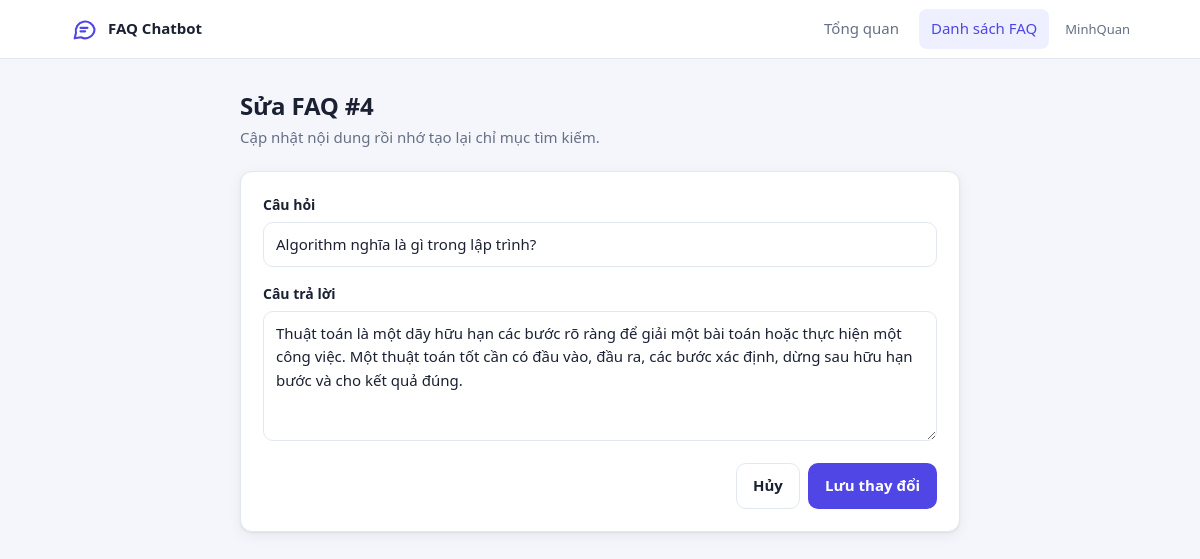
The page /view_faq/edit/4 (signed in) on the database its author committed.
### models.py (models this page shows, shortened)
class User(UserMixin, db.Model):
    __tablename__ = "User"
    id: Mapped[int] = mapped_column(primary_key=True)
    username: Mapped[str] = mapped_column( unique=True)
    password: Mapped[str] = mapped_column()

class Faq_User ( db.Model):
    __tablename__ = "Faq_User"
    id: Mapped[int] = mapped_column(primary_key=True)
    ask: Mapped[str] = mapped_column()
    answer: Mapped[str] = mapped_column()

### routes/routes.py (the view, shortened to what this page needs)
    @app.route("/view_faq/edit/<int:id>", methods =["GET", "POST"])
    @login_required
    def edit(id):
        faq = db.session.get(Faq_User, id)
        if faq is None:
            return jsonify({"error": "FAQ not found"}), 404
        return render_template("editFaq.html", faq=faq)

### app.py (called while the page is built)
@login_manager.user_loader
def load_user(user_id):
	from models import User
	return db.session.get(User, int(user_id))

### templates/editFaq.html (shortened to what this page needs)
{% extends "base.html" %}
{% block body %}
<main class="container" style="max-width:760px">
  <div class="page-head">
    <div><h1>Sửa FAQ #{{ faq.id }}</h1><p>Cập nhật nội dung rồi nhớ tạo lại chỉ mục tìm kiếm.</p></div>
  </div>
  <section class="card">
    <form action="{{ url_for('edit', id=faq.id) }}" method="POST" data-loading="Đang lưu...">
      <div class="field"><label for="q">Câu hỏi</label>
        <input id="q" name="question" type="text" value="{{ faq.ask }}" required></div>
      <div class="field"><label for="a">Câu trả lời</label>
        <textarea id="a" name="answer" required>{{ faq.answer }}</textarea></div>
      <div class="row" style="justify-content:flex-end">
        <a class="btn ghost" href="{{ url_for('view_faq') }}">Hủy</a>
        <button class="btn" type="submit">Lưu thay đổi</button>
      </div>
    </form>
  </section>
</main>
{% endblock %}

### templates/base.html (shortened to what this page needs)
<!DOCTYPE html>
<html lang="vi">
<head>
  <link rel="stylesheet" href="{{ url_for('static', filename='css/style.css') }}">
</head>
<body>
{% if current_user.is_authenticated %}
<header class="nav"><div class="nav-in">
  <a class="brand" href="{{ url_for('index') }}">
    <svg viewBox="0 0 24 24" fill="none" stroke="currentColor" stroke-width="1.8" stroke-linecap="round" stroke-linejoin="round"><path d="M21 12a8 8 0 0 1-11.6 7.1L4 20l1.1-4.6A8 8 0 1 1 21 12z"/><path d="M9 11h6M9 14h4"/></svg>
    FAQ Chatbot
  </a>
  <a class="link {{ 'on' if request.endpoint == 'index' }}" href="{{ url_for('index') }}">Tổng quan</a>
  <a class="link {{ 'on' if request.endpoint in ('view_faq','edit') }}" href="{{ url_for('view_faq') }}">Danh sách FAQ</a>
  <span class="user">{{ current_user.username }}</span>
</div></header>
{% endif %}
{% block body %}{% endblock %}
</body>
</html>

### static/css/style.css (style rules this page uses)
:root { --bg:#f4f6fb;--card:#fff;--text:#1b2133;--muted:#667085;--border:#e3e7ef;--primary:#4f46e5;--primary-h:#4338ca;--soft:#eef0ff;--danger:#dc2626;--ok:#16a34a;--shadow:0 1px 2px rgba(16,24,40,.06),0 4px 14px rgba(16,24,40,.06);--r:12px }
* { box-sizing:border-box }
html { -webkit-text-size-adjust:100% }
body { margin:0;background:var(--bg);color:var(--text);font:15px/1.55 system-ui,-apple-system,"Segoe UI",Roboto,"Helvetica Neue",Arial,sans-serif }
a { color:var(--primary);text-decoration:none }
.nav { position:sticky;top:0;z-index:10;background:var(--card);border-bottom:1px solid var(--border) }
.nav-in { max-width:1100px;margin:auto;padding:0 20px;height:58px;display:flex;align-items:center;gap:8px }
.brand { display:flex;align-items:center;gap:10px;font-weight:700;color:var(--text);margin-right:auto }
.brand svg { width:28px;height:28px;color:var(--primary) }
.nav a.link { padding:8px 12px;border-radius:8px;color:var(--muted);font-weight:500 }
.nav a.link.on { background:var(--soft);color:var(--primary) }
.user { font-size:13px;color:var(--muted);padding-left:8px }
.container { max-width:1100px;margin:auto;padding:28px 20px 48px }
.page-head { display:flex;flex-wrap:wrap;gap:12px;align-items:center;justify-content:space-between;margin-bottom:22px }
.page-head h1 { margin:0;font-size:24px;letter-spacing:-.2px }
.page-head p { margin:2px 0 0;color:var(--muted) }
.card { background:var(--card);border:1px solid var(--border);border-radius:var(--r);box-shadow:var(--shadow);padding:22px }
.field { margin-bottom:16px }
.field label { display:block;font-weight:600;font-size:14px;margin-bottom:6px }
input,textarea { width:100%;font:inherit;color:var(--text);background:var(--card);border:1px solid var(--border);border-radius:10px;padding:10px 12px;transition:border .15s,box-shadow .15s }
textarea { min-height:130px;resize:vertical }
.btn { display:inline-flex;align-items:center;justify-content:center;gap:8px;font:inherit;font-weight:600;border:1px solid transparent;border-radius:10px;padding:10px 16px;cursor:pointer;background:var(--primary);color:#fff;transition:background .15s,opacity .15s }
.btn.ghost { background:transparent;color:var(--text);border-color:var(--border) }
.row { display:flex;gap:8px }

### rows shown on the page
User: username "MinhQuan"
Faq_User: id "4", question "Algorithm nghĩa là gì trong lập trình?", answer "Thuật toán là một dãy hữu hạn các bước rõ ràng để giải một bài toán hoặc thực hiện một công việc. Một thuật toán tốt cần có đầu vào, đầu ra, các bước xác định, dừng sau hữu hạn bước và cho kết quả đúng."
